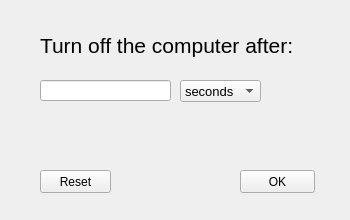
<?xml version="1.0" encoding="UTF-8"?>
<ui version="4.0">
 <class>MainWindow</class>
 <widget class="QMainWindow" name="MainWindow">
  <property name="geometry">
   <rect>
    <x>0</x>
    <y>0</y>
    <width>350</width>
    <height>220</height>
   </rect>
  </property>
  <property name="font">
   <font>
    <family>Arial</family>
    <pointsize>10</pointsize>
   </font>
  </property>
  <property name="cursor">
   <cursorShape>ArrowCursor</cursorShape>
  </property>
  <property name="windowTitle">
   <string>ShutdownTimer</string>
  </property>
  <widget class="QWidget" name="centralwidget">
   <widget class="QPushButton" name="ok_button">
    <property name="geometry">
     <rect>
      <x>240</x>
      <y>170</y>
      <width>75</width>
      <height>23</height>
     </rect>
    </property>
    <property name="font">
     <font>
      <pointsize>9</pointsize>
     </font>
    </property>
    <property name="text">
     <string>OK</string>
    </property>
   </widget>
   <widget class="QLineEdit" name="time_line">
    <property name="geometry">
     <rect>
      <x>40</x>
      <y>80</y>
      <width>131</width>
      <height>21</height>
     </rect>
    </property>
    <property name="text">
     <string/>
    </property>
   </widget>
   <widget class="QComboBox" name="choose_time">
    <property name="geometry">
     <rect>
      <x>180</x>
      <y>80</y>
      <width>81</width>
      <height>22</height>
     </rect>
    </property>
    <item>
     <property name="text">
      <string>seconds</string>
     </property>
    </item>
    <item>
     <property name="text">
      <string>minutes</string>
     </property>
    </item>
    <item>
     <property name="text">
      <string>hours</string>
     </property>
    </item>
   </widget>
   <widget class="QLabel" name="status_text">
    <property name="geometry">
     <rect>
      <x>40</x>
      <y>120</y>
      <width>261</width>
      <height>31</height>
     </rect>
    </property>
    <property name="font">
     <font>
      <family>Arial</family>
      <pointsize>16</pointsize>
     </font>
    </property>
    <property name="text">
     <string/>
    </property>
   </widget>
   <widget class="QLabel" name="main_text">
    <property name="geometry">
     <rect>
      <x>40</x>
      <y>30</y>
      <width>261</width>
      <height>31</height>
     </rect>
    </property>
    <property name="font">
     <font>
      <pointsize>16</pointsize>
     </font>
    </property>
    <property name="text">
     <string>Turn off the computer after:</string>
    </property>
   </widget>
   <widget class="QPushButton" name="reset_button">
    <property name="geometry">
     <rect>
      <x>40</x>
      <y>170</y>
      <width>71</width>
      <height>23</height>
     </rect>
    </property>
    <property name="font">
     <font>
      <pointsize>9</pointsize>
     </font>
    </property>
    <property name="text">
     <string>Reset</string>
    </property>
    <property name="checkable">
     <bool>false</bool>
    </property>
   </widget>
  </widget>
 </widget>
 <resources/>
 <connections/>
</ui>
